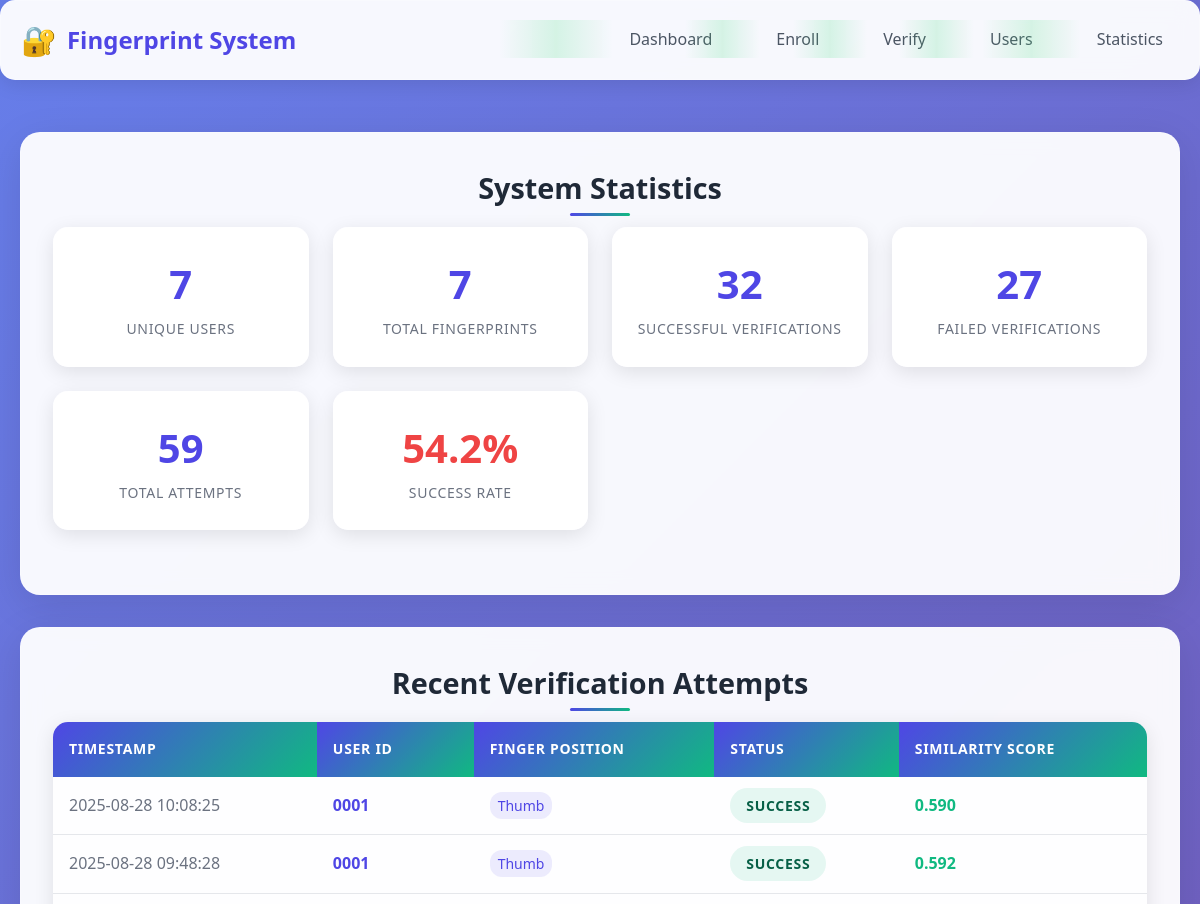
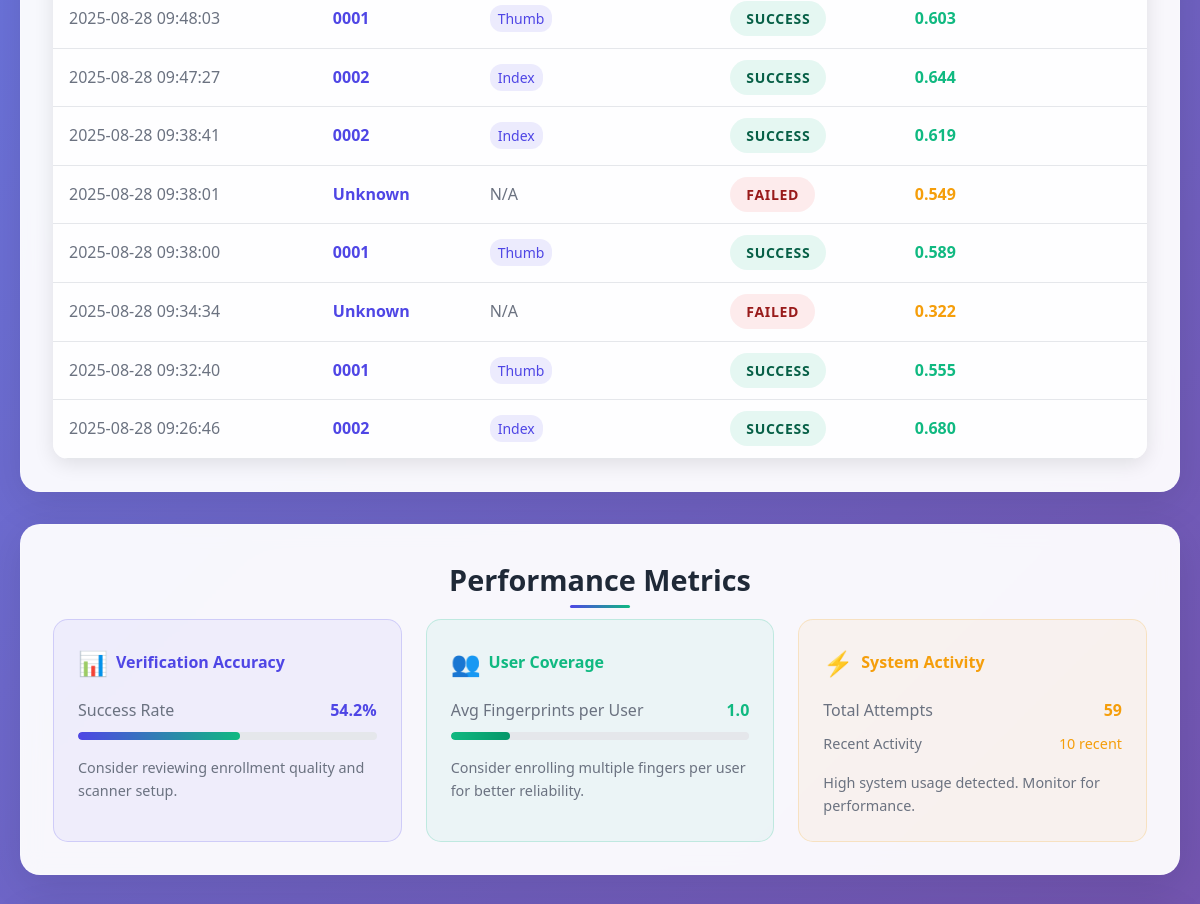
The page /statistics (upper part) on the database as committed earlier (2 pictures, top to bottom).
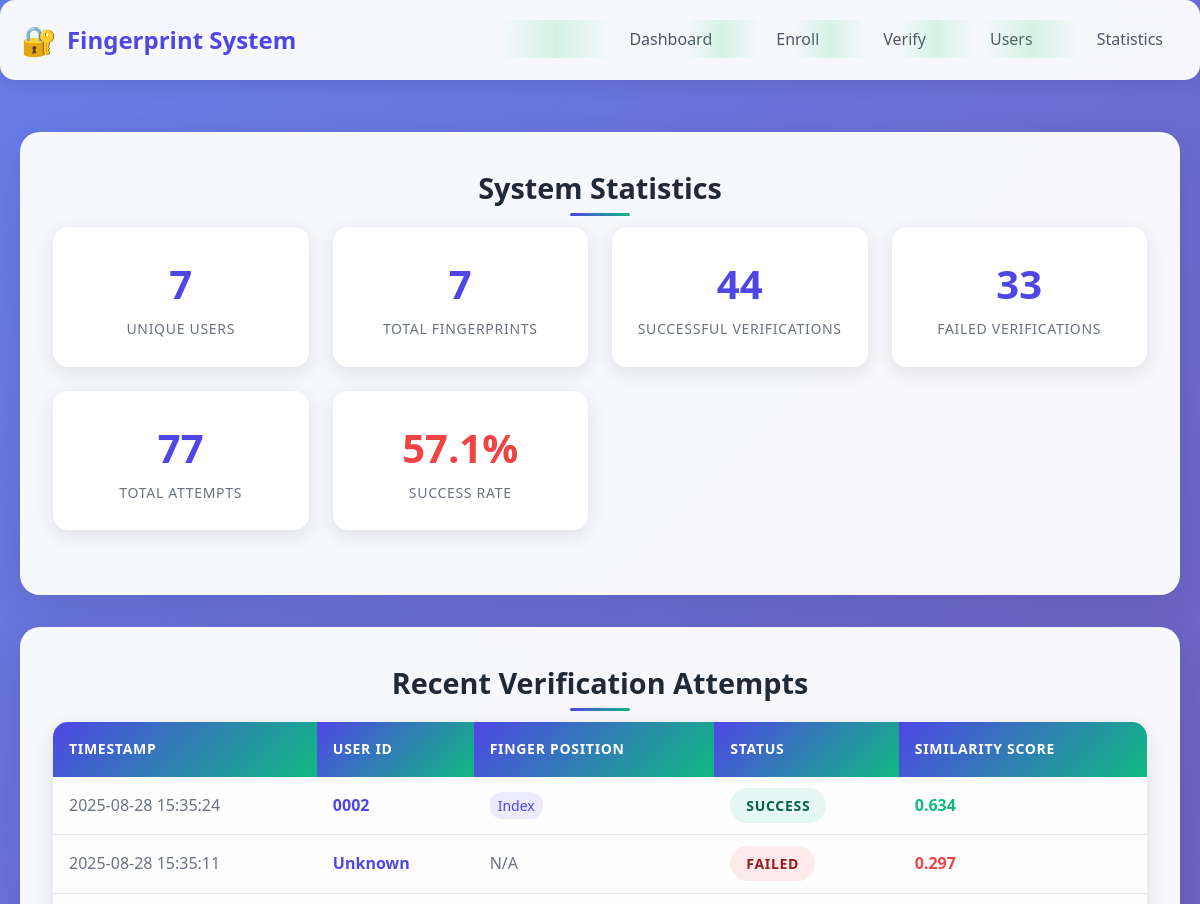
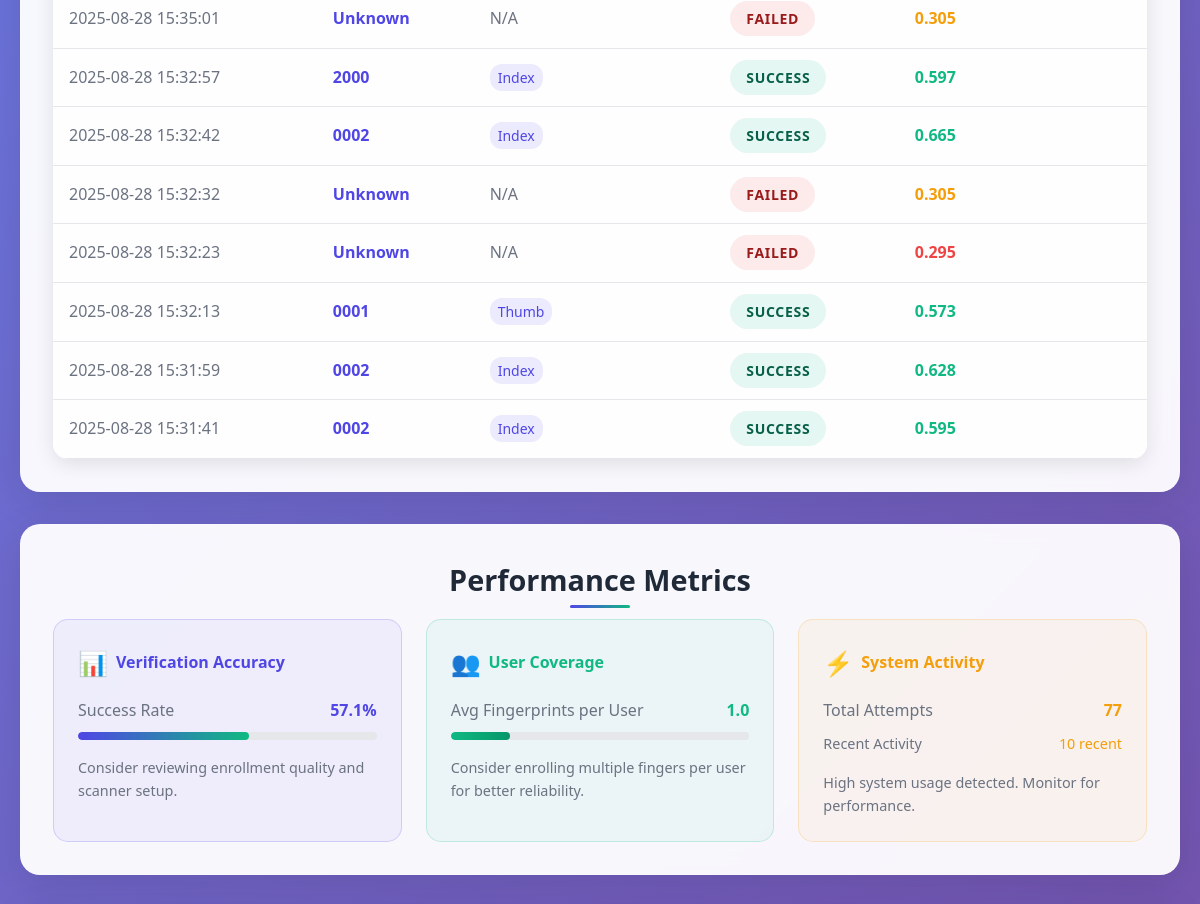
The same page on the database as committed later (2 pictures, top to bottom).
### tables this page shows
CREATE TABLE verification_log (
                id INTEGER PRIMARY KEY AUTOINCREMENT,
                user_id TEXT,
                verification_time TEXT,
                status TEXT,
                similarity_score REAL,
                finger_position TEXT
            );

### app.py (the view)
@app.route('/statistics')
def statistics():
    stats = manager.get_statistics()
    return render_template('statistics.html', stats=stats)

### templates/statistics.html (shortened to what the changed rows need)
{% extends "base.html" %}
{% block content %}
<div class="card">
    <h1 class="card-title">System Statistics</h1>
    <div class="stats-grid">
        <div class="stat-card">
            <span class="stat-number">{{ stats.success_count }}</span>
            <span class="stat-label">Successful Verifications</span>
        </div>
        <div class="stat-card">
            <span class="stat-number">{{ stats.failed_count }}</span>
            <span class="stat-label">Failed Verifications</span>
        </div>
        <div class="stat-card">
            <span class="stat-number">{{ stats.success_count + stats.failed_count }}</span>
            <span class="stat-label">Total Attempts</span>
        </div>
        <div class="stat-card">
            <span class="stat-number" style="color: {% if stats.success_rate >= 80 %}#10b981{% elif stats.success_rate >= 60 %}#f59e0b{% else %}#ef4444{% endif %};">
                {{ "%.1f"|format(stats.success_rate) }}%
            </span>
            <span class="stat-label">Success Rate</span>
        </div>
    </div>
</div>
{% if stats.recent_verifications %}
<div class="card">
    <h2 class="card-title">Recent Verification Attempts</h2>
    <div class="table-container">
        <table class="table">
            <thead>
                <tr>
                    <th>Timestamp</th>
                    <th>User ID</th>
                    <th>Finger Position</th>
                    <th>Status</th>
                    <th>Similarity Score</th>
                </tr>
            </thead>
            <tbody>
                {% for user_id, verification_time, status, similarity_score, finger_position in stats.recent_verifications %}
                <tr>
                    <td style="color: #6b7280;">
                        {% if verification_time %}
                            {{ verification_time[:19].replace('T', ' ') }}
                        {% else %}
                            N/A
                        {% endif %}
                    </td>
                    <td>
                        <strong style="color: #4f46e5;">{{ user_id or 'Unknown' }}</strong>
                    </td>
                    <td>
                        {% if finger_position %}
                            <span style="text-transform: capitalize; background: rgba(79, 70, 229, 0.1); color: #4f46e5; padding: 0.25rem 0.5rem; border-radius: 12px; font-size: 0.875rem;">
                                {{ finger_position }}
                            </span>
                        {% else %}
                            <span style="color: #6b7280;">N/A</span>
                        {% endif %}
                    </td>
                    <td>
                        {% if status == 'SUCCESS' %}
                            <span class="status-badge status-success">Success</span>
                        {% else %}
                            <span class="status-badge status-failed">Failed</span>
                        {% endif %}
                    </td>
                    <td>
                        {% if similarity_score %}
                            <span style="font-weight: 600; color: {% if similarity_score >= 0.55 %}#10b981{% elif similarity_score >= 0.3 %}#f59e0b{% else %}#ef4444{% endif %};">
                                {{ "%.3f"|format(similarity_score) }}
                            </span>
                        {% else %}
                            <span style="color: #6b7280;">N/A</span>
                        {% endif %}
                    </td>
                </tr>
                {% endfor %}
            </tbody>
        </table>
    </div>
</div>
{% endif %}
<div class="card">
    <h2 class="card-title">Performance Metrics</h2>
    <div style="display: grid; grid-template-columns: repeat(auto-fit, minmax(300px, 1fr)); gap: 1.5rem;">
        <div style="background: rgba(79, 70, 229, 0.05); border-radius: 15px; padding: 1.5rem; border: 1px solid rgba(79, 70, 229, 0.2);">
            <div style="margin-bottom: 1rem;">
                <div style="display: flex; justify-content: space-between; margin-bottom: 0.5rem;">
                    <span style="color: #6b7280;">Success Rate</span>
                    <span style="font-weight: 600; color: #4f46e5;">{{ "%.1f"|format(stats.success_rate) }}%</span>
                </div>
                <div style="background: #e5e7eb; border-radius: 10px; height: 8px; overflow: hidden;">
                    <div style="background: linear-gradient(90deg, #4f46e5, #10b981); height: 100%; width: {{ stats.success_rate }}%; border-radius: 10px; transition: width 0.3s ease;"></div>
                </div>
            </div>
        </div>
                {% set avg_fp = (stats.fp_count / stats.user_count) if stats.user_count > 0 else 0 %}
        <div style="background: rgba(245, 158, 11, 0.05); border-radius: 15px; padding: 1.5rem; border: 1px solid rgba(245, 158, 11, 0.2);">
            <div style="margin-bottom: 1rem;">
                <div style="display: flex; justify-content: space-between; margin-bottom: 0.5rem;">
                    <span style="color: #6b7280;">Total Attempts</span>
                    <span style="font-weight: 600; color: #f59e0b;">{{ stats.success_count + stats.failed_count }}</span>
                </div>
            </div>
        </div>
    </div>
</div>
{% endblock %}

Rows that differ between the two databases and show on the page:
no longer on this page (row unchanged): verification_log: verification_time "2025-08-28 10:08:25", user "0001", finger_position "Thumb", status "SUCCESS", similarity_score "0.590"
no longer on this page (row unchanged): verification_log: verification_time "2025-08-28 09:48:28", user "0001", finger_position "Thumb", status "SUCCESS", similarity_score "0.592"
no longer on this page (row unchanged): verification_log: verification_time "2025-08-28 09:48:03", user "0001", finger_position "Thumb", status "SUCCESS", similarity_score "0.603"
no longer on this page (row unchanged): verification_log: verification_time "2025-08-28 09:47:27", user "0002", finger_position "Index", status "SUCCESS", similarity_score "0.644"
no longer on this page (row unchanged): verification_log: verification_time "2025-08-28 09:38:41", user "0002", finger_position "Index", status "SUCCESS", similarity_score "0.619"
no longer on this page (row unchanged): verification_log: verification_time "2025-08-28 09:38:01", user "Unknown", shows "N/A", status "FAILED", similarity_score "0.549"
no longer on this page (row unchanged): verification_log: verification_time "2025-08-28 09:38:00", user "0001", finger_position "Thumb", status "SUCCESS", similarity_score "0.589"
no longer on this page (row unchanged): verification_log: verification_time "2025-08-28 09:34:34", user "Unknown", shows "N/A", status "FAILED", similarity_score "0.322"
no longer on this page (row unchanged): verification_log: verification_time "2025-08-28 09:32:40", user "0001", finger_position "Thumb", status "SUCCESS", similarity_score "0.555"
no longer on this page (row unchanged): verification_log: verification_time "2025-08-28 09:26:46", user "0002", finger_position "Index", status "SUCCESS", similarity_score "0.680"
added verification_log: verification_time "2025-08-28 15:35:24", user "0002", finger_position "Index", status "SUCCESS", similarity_score "0.634"
added verification_log: verification_time "2025-08-28 15:35:11", user "Unknown", shows "N/A", status "FAILED", similarity_score "0.297"
added verification_log: verification_time "2025-08-28 15:35:01", user "Unknown", shows "N/A", status "FAILED", similarity_score "0.305"
added verification_log: verification_time "2025-08-28 15:32:57", user "2000", finger_position "Index", status "SUCCESS", similarity_score "0.597"
added verification_log: verification_time "2025-08-28 15:32:42", user "0002", finger_position "Index", status "SUCCESS", similarity_score "0.665"
added verification_log: verification_time "2025-08-28 15:32:32", user "Unknown", shows "N/A", status "FAILED", similarity_score "0.305"
added verification_log: verification_time "2025-08-28 15:32:23", user "Unknown", shows "N/A", status "FAILED", similarity_score "0.295"
added verification_log: verification_time "2025-08-28 15:32:13", user "0001", finger_position "Thumb", status "SUCCESS", similarity_score "0.573"
added verification_log: verification_time "2025-08-28 15:31:59", user "0002", finger_position "Index", status "SUCCESS", similarity_score "0.628"
added verification_log: verification_time "2025-08-28 15:31:41", user "0002", finger_position "Index", status "SUCCESS", similarity_score "0.595"
Other text that changed with them:
{{ stats.success_count }}: "32" → "44"
{{ stats.failed_count }}: "27" → "33"
{{ stats.success_count + stats.failed_count }}: "59" → "77"
{{ "%.1f"|format(stats.success_rate) }}: "54.2" → "57.1"
{{ stats.success_rate }}: 54.23728813559322 → 57.14285714285714 (drawn)
